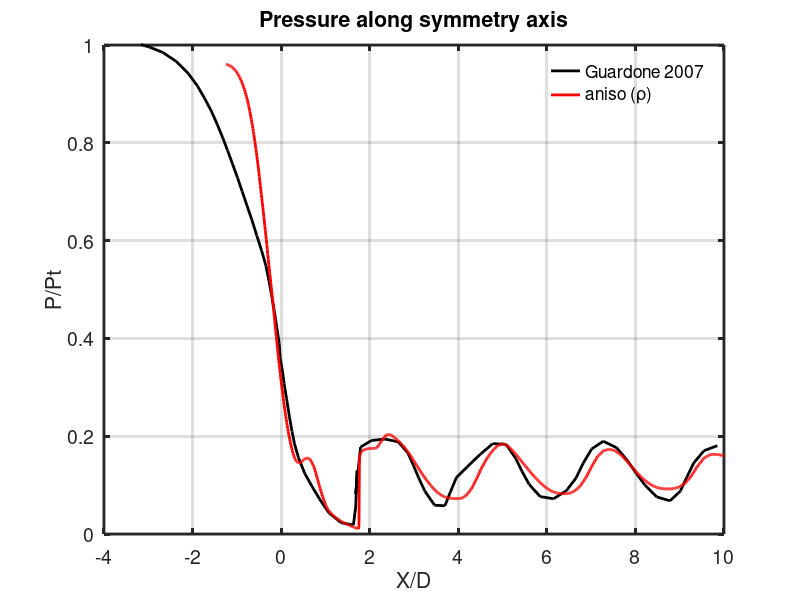

Write MATLAB code to recreate this figure.
% read paper solution
ref = csvread('paper/CFD_P.csv');
ref_x = ref(:,1);
ref_p = ref(:,2);

%%%%%%%%%%%%%%%%%%%%%%%%%% ideal nitrogen
%%%%%%% anisotropic
% read anisotropic of density for ideal nitrogen
ideal_aniso_density = csvread('anisotropic/d.csv');
ideal_aniso_density_x = ideal_aniso_density(:,3);
ideal_aniso_density_x = ideal_aniso_density_x(2:end,:); 
ideal_aniso_density_m = ideal_aniso_density(:,1);
ideal_aniso_density_m = ideal_aniso_density_m(2:end,:); 
ideal_aniso_density_p = ideal_aniso_density(:,2);
ideal_aniso_density_p = ideal_aniso_density_p(2:end,:);



% plot comparison
figure(1)
plot(ref_x,ref_p,'k',"linewidth", 2);
hold on
grid on
plot(ideal_aniso_density_x, ideal_aniso_density_p,'r',"linewidth", 2);
hold on
grid on
grid on
xlabel('X/D')
##ylabel('Mach number')
ylabel('P/Pt')
##title('Mach number along symmetry axis')
title('Pressure along symmetry axis')
legend('Guardone 2007','aniso (\rho)')
legend boxoff
set(gca, "linewidth", 2, "fontsize", 14);
axis ([-4 10 0 1])
##saveas(figure(1), "P_ref_ideal_aniso");